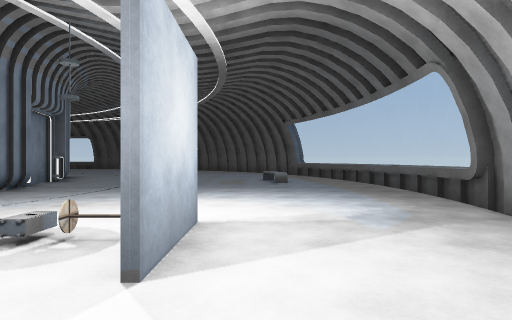
[1] (above)

24 first-person views from a walk through a scene from a Unity 3-D project. The camera is 1.2 m above the floor, looks level and sees 75° across. The floor is counted in squares, 2 m on a side. Each view is taken from the middle of a square. On the plan, view 1 faces up. The plan holds only what a view shows up to about 10 squares ahead; the rest is blank. The player character is not drawn. Some animated figures are left out. Surface patterns are stand-ins for the level's own textures.

[2]
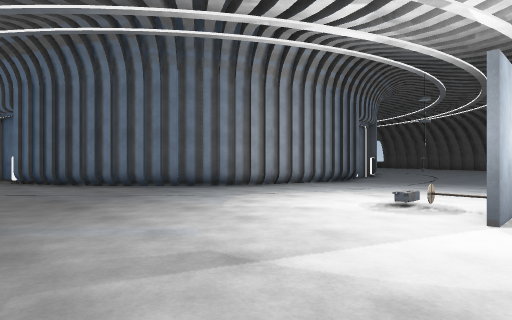

[3]
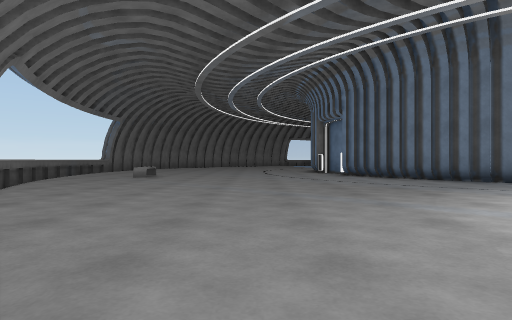

[4]
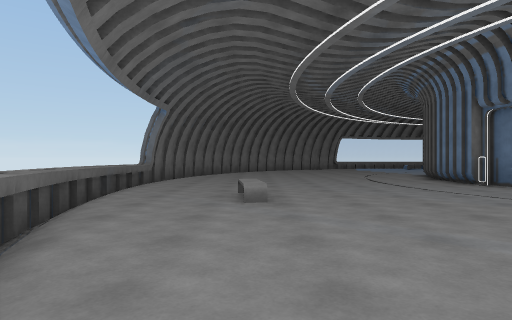

[5]
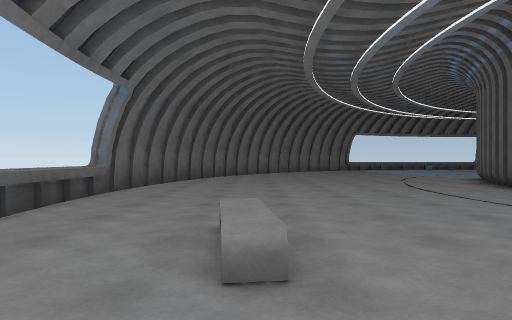

[6]
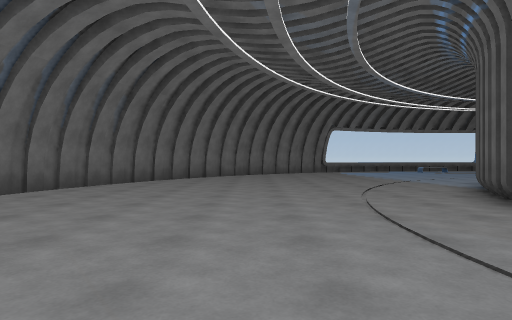

[7]
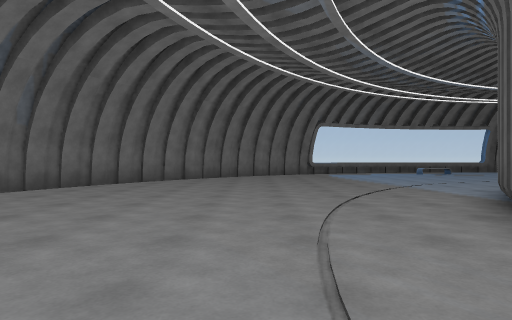

[8]
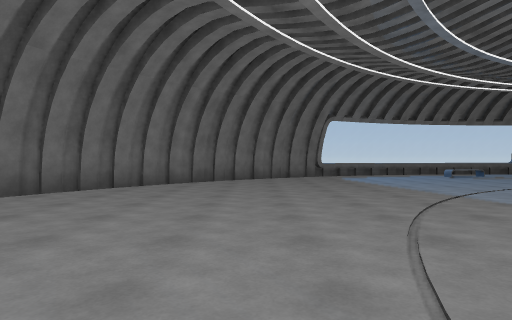

[9]
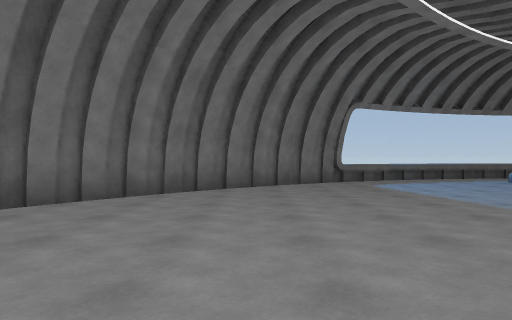

[10]
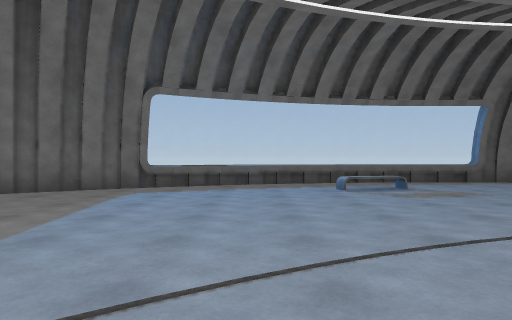

[11]
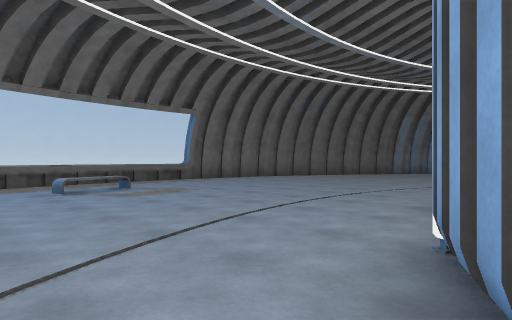

[12]
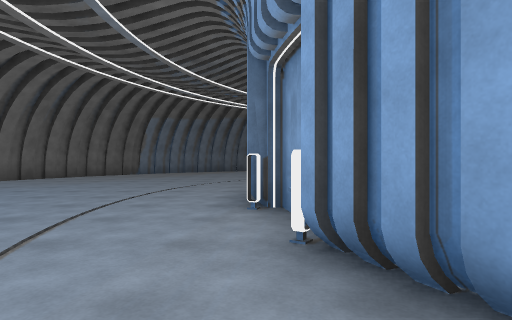

[13]
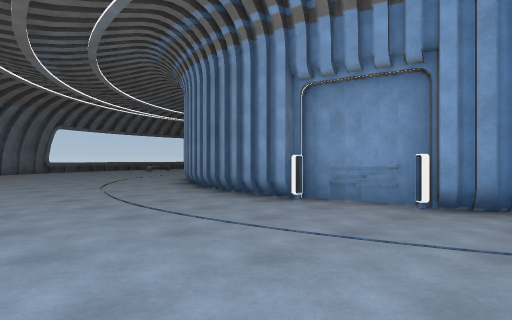

[14]
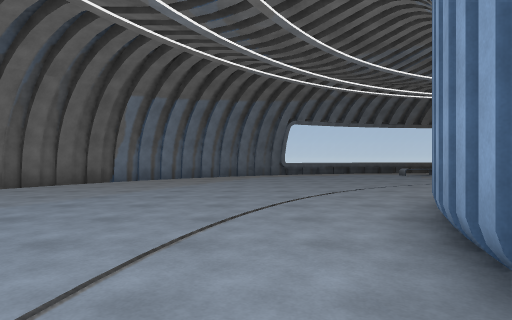

[15]
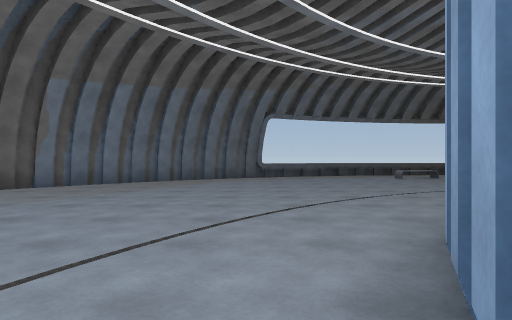

[16]
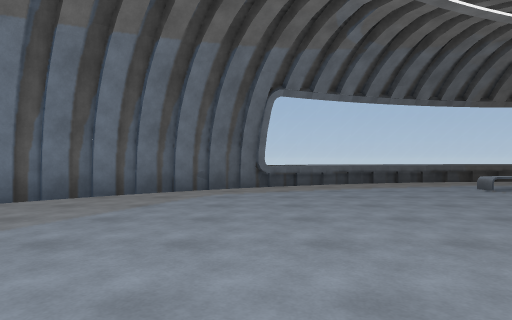

[17]
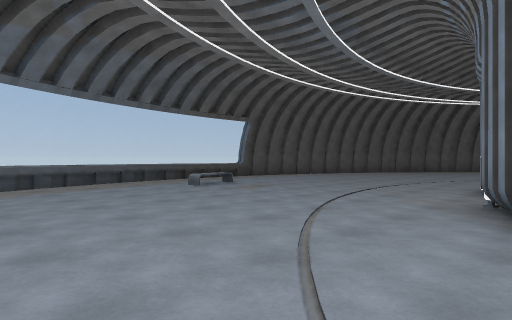

[18]
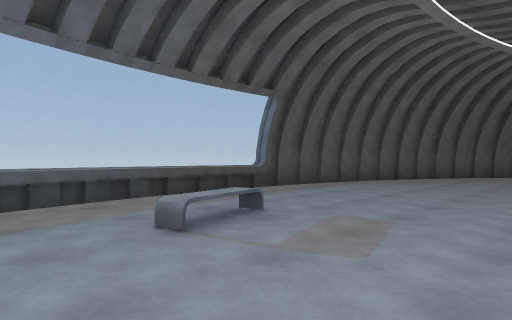

[19]
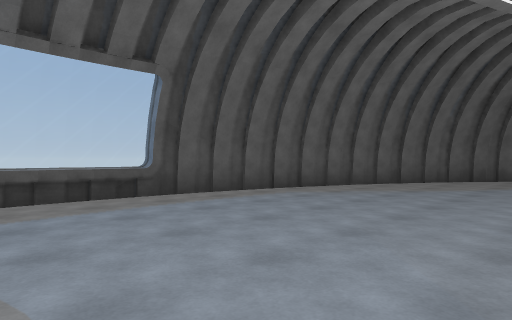

[20]
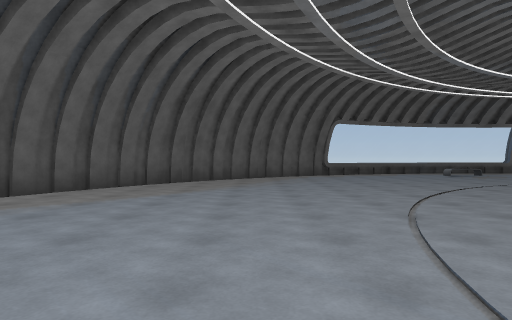

[21]
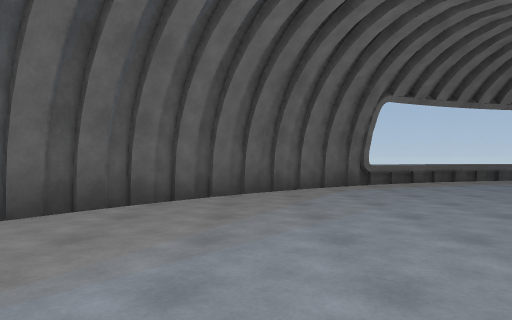

[22]
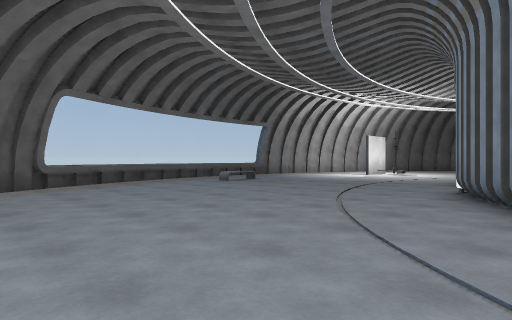

[23]
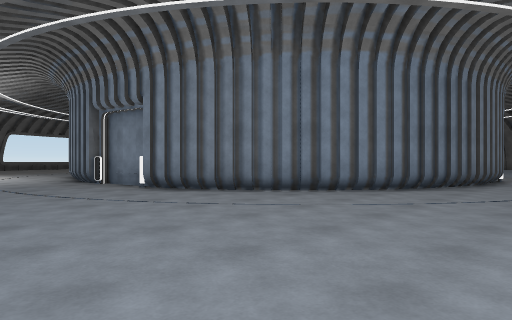

[24]
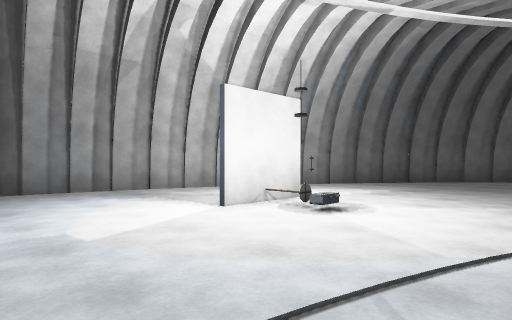

### Floor plan
Key: @ floor where view 1 was taken; # wall or solid block; . floor; / step, stairs or slope; = window, fence, low wall or low ledge; ^ raised ledge; L lamp; O other object.
Columns run from 29 left of view 1 to 4 right of it. Each row starts with its distance up from view 1.
 23            ##=====#####
 22          #===.......//###
 21        ###..............###
 20       ##/................/##
 19      ##/................../##
 18     ##...................../##
 17    ##/....................../##
 16   ##/......................../##
 15   #/........................../#
 14    ...........O.O###...........=#
 13    ......... #     ###........./=
 12   .........          ##......../=
 11   .........           #.........=#
 10    .......#           ##......../=
  9 #/ .......#            #O.....///=
  8 =/.......##            #......../=
  7 =/.......##             O......./=
  6 =/.......L#             #......./=
  5 =/./......#            ##......./#
  4 =///.....L#            #......../#
  3 #=........#           ##....O...##
  2  =.........          ##.....O...#
  1  =..........##      ##..........#
  0  #=..........######O#........@
 -1   #..............O.............#
 -2   ##..........................##
 -3    #/......................../#
 -4    ##/....................../##
 -5     ##/..................../##
 -6      ##/...........//...../##
 -7       ###.............../
 -8         ###//........//^
 -9           ######/^/^^^#
-10                ####

Where each view was taken, in squares from view 1:
view 1: 0 up, 0 right, facing up
view 2: 2 down, 0 right, facing up-left
view 3: 3 down, 0 right, facing left
view 4: 6 down, 4 left, facing left
view 5: 6 down, 7 left, facing left
view 6: 4 down, 10 left, facing left
view 7: 3 down, 12 left, facing left
view 8: 3 down, 14 left, facing left
view 9: 3 down, 17 left, facing left
view 10: 2 up, 19 left, facing left
view 11: 2 up, 19 left, facing up-left
view 12: 2 up, 20 left, facing up
view 13: 3 up, 24 left, facing up-right
view 14: 7 up, 21 left, facing up
view 15: 9 up, 20 left, facing up
view 16: 13 up, 20 left, facing up
view 17: 13 up, 20 left, facing up-right
view 18: 17 up, 17 left, facing up-right
view 19: 17 up, 14 left, facing up-right
view 20: 17 up, 12 left, facing right
view 21: 17 up, 7 left, facing right
view 22: 16 up, 7 left, facing down-right
view 23: 16 up, 2 left, facing down-left
view 24: 6 up, 4 left, facing down-right
